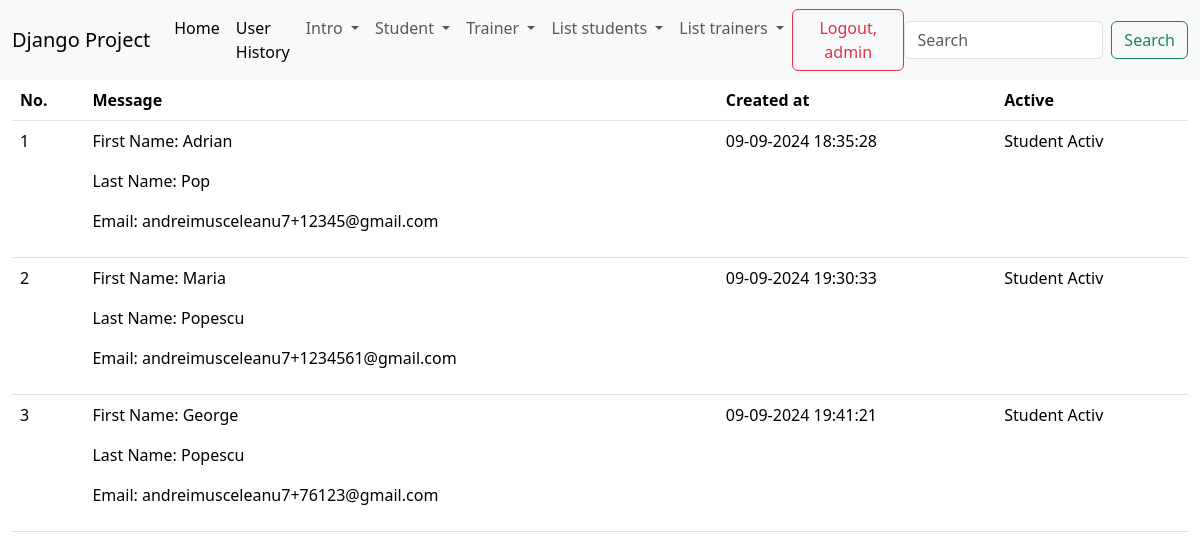
Screenshot of /students_history/ (signed in) with the database file from the repository.
### student/models.py (models this page shows, shortened)
class HistoryStudent(models.Model):
    message = models.JSONField(null=True)
    created_at = models.DateTimeField(auto_now_add=True)
    active = models.BooleanField(default=True)
    user = models.ForeignKey(User, on_delete=models.CASCADE, null=True)

### student/views.py (the view)
# urls.py: path('students_history/', views.HistoryStudentListView.as_view(), name='history-students')
class HistoryStudentListView(LoginRequiredMixin, PermissionRequiredMixin, ListView):
    template_name = 'student/history_students.html'
    model = HistoryStudent
    context_object_name = 'history_students'
    permission_required = 'student.view_history_students'
    def get_queryset(self):
        return HistoryStudent.objects.filter(active=True, user_id=self.request.user.id)

### djangoProject/context_processors.py (called while the page is built)
def get_all_students(request):
    return {'students': Student.objects.all()}

def get_all_trainers(request):
    return {'trainers': Trainer.objects.all()}

### student/models.py (called while the page is built)
    def __str__(self):
        return f'{self.first_name} {self.last_name}'

### trainer/models.py (called while the page is built)
    def __str__(self):
        return f'{self.first_name} {self.last_name}'

### templates/student/history_students.html (shortened to what this page needs)
{% extends 'base.html' %}
{% block content %}
    <div class="container-fluid">
        <div class="row">
            <div class="col-md-12">
                <table class="table">
                    <thead>
                    <tr>
                        <th>No.</th>
                        <th>Message</th>
                        <th>Created at</th>
                        <th>Active</th>
                    </tr>
                    </thead>
                    <tbody>
                    {% for history in history_students %}
                        <tr>
                            <td>{{ forloop.counter }}</td>
                            <td>
                                <p>First Name: {{ history.message.first_name }}</p>
                                <p>Last Name: {{ history.message.last_name }}</p>
                                <p>Email: {{ history.message.email }}</p>
                            </td>
                            <td>{{ history.created_at|date:"d-m-Y H:i:s" }}</td>
                            <td>{% if history.active %} Student Activ {% else %} Student Neactiv {% endif %}</td>
                        </tr>
                    {% endfor %}
                    </tbody>
                </table>
            </div>
        </div>
    </div>
{% endblock %}

### templates/navbar.html (shortened to what this page needs)
<nav class="navbar navbar-expand-lg bg-body-tertiary">
    <div class="container-fluid">
        <a class="navbar-brand" href="#">Django Project</a>
        <div class="collapse navbar-collapse" id="navbarSupportedContent">
            <ul class="navbar-nav me-auto mb-2 mb-lg-0">
                <li class="nav-item">
                    <a class="nav-link active" aria-current="page" href="{% url 'home_page' %}">Home</a>
                </li>
                {% if user.is_superuser %}
                    <li class="nav-item">
                        <a class="nav-link active" aria-current="page" href="{% url 'user-history' %}">User History</a>
                    </li>
                {% endif %}
                {% if user.is_authenticated %}
                    <li class="nav-item dropdown">
                        <a class="nav-link dropdown-toggle" href="#" role="button" data-bs-toggle="dropdown"
                           aria-expanded="false">
                            Intro
                        </a>
                    </li>
                    {% if perms.student.add_student or perms.student.view_list_of_students or perms.student.view_history_students %}
                        <li class="nav-item dropdown">
                            <a class="nav-link dropdown-toggle" href="#" role="button" data-bs-toggle="dropdown"
                               aria-expanded="false">
                                Student
                            </a>
                        </li>
                    {% endif %}
                    {% if perms.trainer.add_trainer or perms.trainer.view_list_of_trainers %}
                        <li class="nav-item dropdown">
                            <a class="nav-link dropdown-toggle" href="#" role="button" data-bs-toggle="dropdown"
                               aria-expanded="false">
                                Trainer
                            </a>
                        </li>
                    {% endif %}
                {% endif %}
                <li class="nav-item dropdown">
                    <a class="nav-link dropdown-toggle" href="#" role="button" data-bs-toggle="dropdown"
                       aria-expanded="false">
                        List students
                    </a>
                </li>
                <li class="nav-item dropdown">
                    <a class="nav-link dropdown-toggle" href="#" role="button" data-bs-toggle="dropdown"
                       aria-expanded="false">
                        List trainers
                    </a>
                </li>
            </ul>
            {% if user.is_authenticated %}
                <form method="post" action="{% url 'logout' %}">
                    <button type="submit" class="btn btn-outline-danger">Logout, {{ user.username }}</button>
                </form>
                <form class="d-flex" role="search">
                    <input class="form-control me-2" type="search" placeholder="Search" aria-label="Search">
                    <button class="btn btn-outline-success" type="submit">Search</button>
                </form>
            {% else %}
                <div>
                    <a class="btn btn-outline-secondary" href="{% url 'login' %}">Login</a>
                    <a class="btn btn-outline-success" href="{% url 'create-user' %}">Sign up</a>
                </div>
            {% endif %}
        </div>
    </div>
</nav>

### rows the page displays
HistoryStudent: message.first_name "Adrian", message.last_name "Pop", message.email "andreimusceleanu7+12345@gmail.com", created_at "09-09-2024 18:35:28", active "Student Activ"
HistoryStudent: message.first_name "Maria", message.last_name "Popescu", message.email "andreimusceleanu7+1234561@gmail.com", created_at "09-09-2024 19:30:33", active "Student Activ"
HistoryStudent: message.first_name "George", message.last_name "Popescu", message.email "andreimusceleanu7+76123@gmail.com", created_at "09-09-2024 19:41:21", active "Student Activ"

### other values shown
{{ user.username }} "admin"
